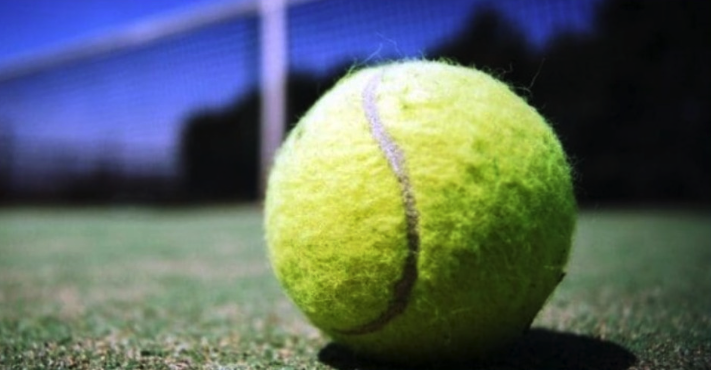
#> input picture 2/ball.png, 711 x 370 px
$ python ejm6.py
#> lines starting #> are read from the running program, lines starting #| are printed output that depends on the picture; after the words box and inside, x2 and y2 are one past the last pixel; in counts of white or black regions, pixels touching at a corner belong together
import cv2
import numpy as np

img = np.zeros((370, 711, 3), np.uint8)
img_circle = cv2.circle(img, (426, 205), 140, (255, 255, 255), -1)  # -1 sin contorno
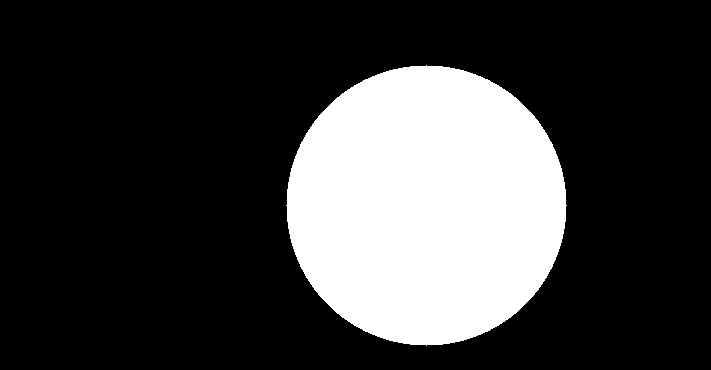
#> img: shape (370, 711, 3); 23.4% white; 1 white region, box (x1, y1, x2, y2) and area: (286, 65, 567, 346) 61529

img_ball = cv2.imread("ball.png")
#> img_ball is the input picture: shape (370, 711, 3); mean B, G, R 95.5, 101.8, 89.6

result = cv2.subtract(img, img_ball)
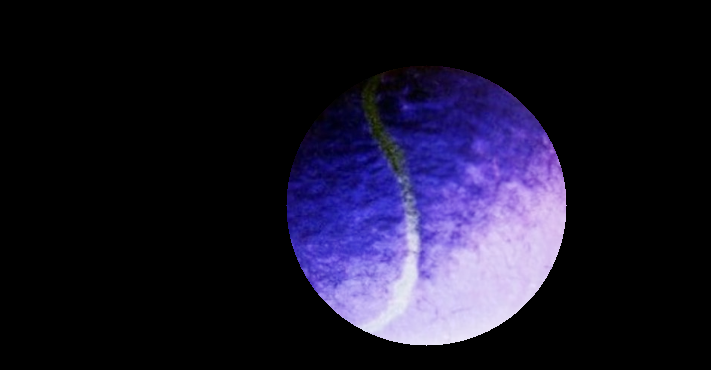
#> result: shape (370, 711, 3); mean of channels 0, 1, 2 41.5, 22, 25.4; drawn as B, G, R
cv2.imshow("img_circle", img_circle)
cv2.imshow("img_ball", img_ball)
cv2.imshow("resultado", result)

print("img_circle shape", img_circle.shape[:2])
print("img_ball shape", img_ball.shape[:2])
#| img_ball shape (370, 711)

cv2.waitKey(0)
cv2.destroyAllWindows()
